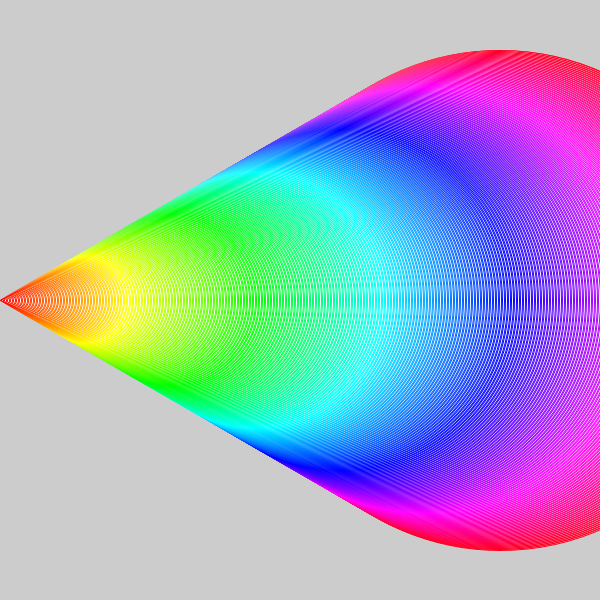
Frame 1 (no input)
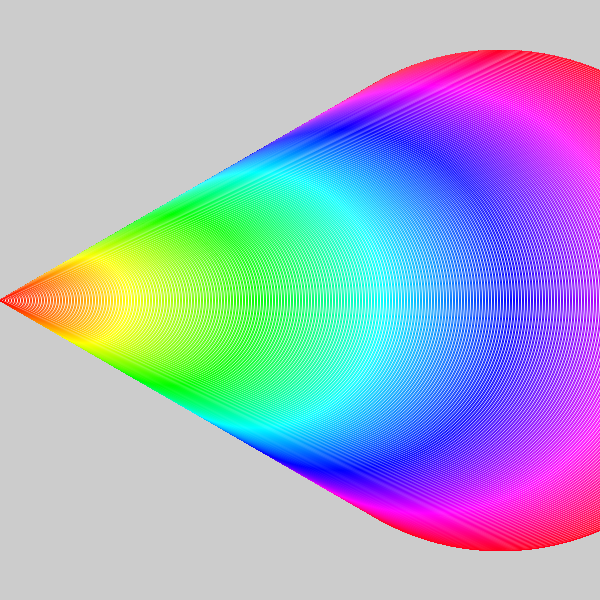
Frame 60 (the mouse pressed at the canvas centre just before this capture)
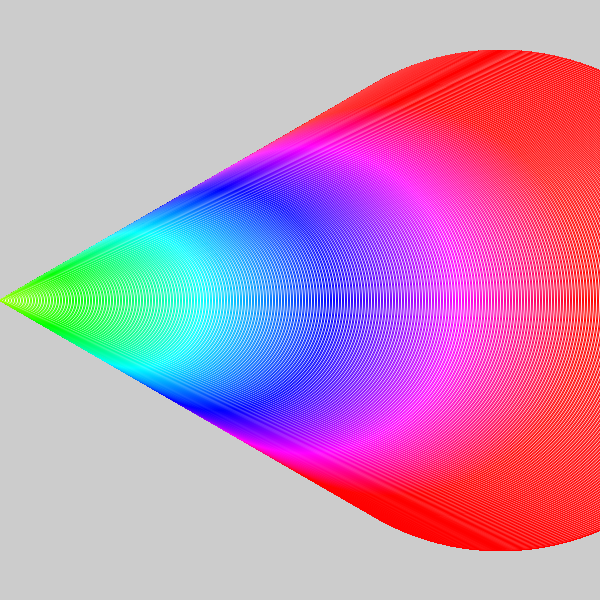
Frame 120 (the mouse held since frame 60 and released just before this capture)

The Processing sketch that drew these frames (run headless with seeded random() and noise(); from frame 60 on, the mouse is pressed at the canvas centre):

// Processing sketch: processing_185613
// ── processing_185613.pde

void setup() {
size(600,600);
colorMode(HSB);
}
void draw(){
for(int i=500; i>0;i=i-1){ 

stroke((i/2)+(mouseX/5),550,450);
ellipse(i,300,i,i);
}
}
